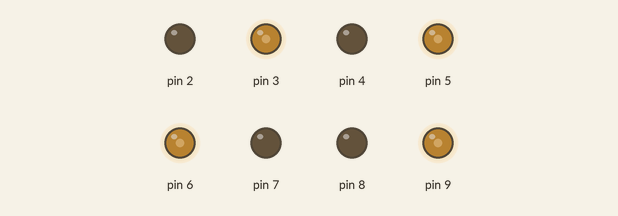
The sketch below on a simulated Arduino Uno, built with avr-gcc and run on an emulated ATmega328P. Shown: output pins drawn as LEDs (lit = HIGH).

Above: at 0.05 s.
At 1.5 s:
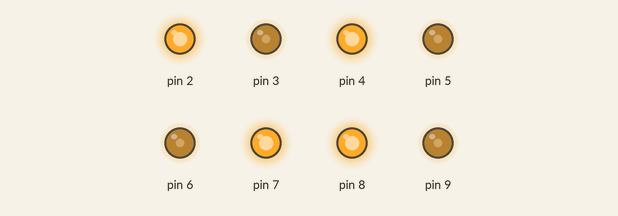
At 2.95 s:
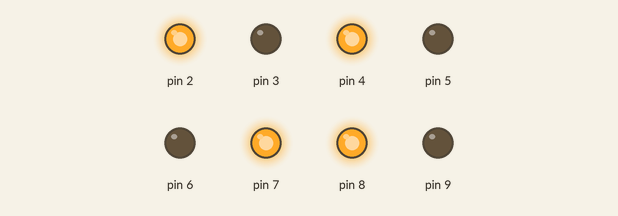
Timing chart, 0 to 6.9 s (numbered marks = the images above):
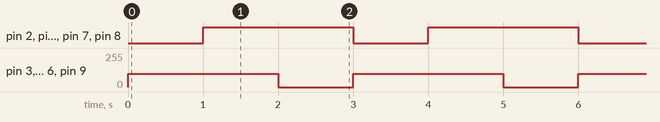

The sketch:

main.ino
```cpp
/*抽象クラス*/
class Motor {
  public:
    virtual void Run() = 0;
    virtual void Stop() = 0;
    virtual void Brake() = 0;
    virtual int Speed(int) = 0;
    virtual bool Reverse(bool) = 0;
};

/*モータードライバMD30C用クラス*/
class MD30C : public Motor {
  private:
    int pwm_pin;
    int dir_pin;
    int pwm_val;
    bool dir_flag;
    bool run_flag;
  public:
    MD30C(int, int);
    MD30C(int, int, bool);
    ~MD30C();
  public:
    void Run();
    void Stop();
    void Brake();
    int Speed(int);
    bool Reverse(bool);
};

/*コンストラクタ*/
MD30C::MD30C(int dir, int pwm) {
  pwm_pin = pwm;
  dir_pin = dir;
  pinMode(dir_pin, OUTPUT);
  Stop();
}
MD30C::MD30C(int dir, int pwm, bool flag) {
  pwm_pin = pwm;
  dir_pin = dir;
  pinMode(dir_pin, OUTPUT);
  Stop();
  Reverse(flag);
}

/*デストラクタ*/
//Arduinoの入出力ピンは何も設定しなければ入力が標準
MD30C::~MD30C() {
  pinMode(dir_pin, INPUT);
}

/*回転開始のメンバ関数*/
void MD30C::Run() {
  if (pwm_val > 0) {
    digitalWrite(dir_pin, dir_flag);
  } else if (pwm_val < 0) {
    digitalWrite(dir_pin, !dir_flag);
  }
  analogWrite(pwm_pin, abs(pwm_val));
  run_flag = true;
}

/*回転停止のメンバ関数*/
void MD30C::Stop() {
  analogWrite(pwm_pin, 0);
  run_flag = false;
}

/*ブレーキのメンバ関数*/
//このモータードライバにはブレーキモードはついてないのでStopで実装
void MD30C::Brake() {
  Stop();
}

/*出力変更のメンバ関数*/
//-255～255の範囲で設定
int MD30C::Speed(int val) {
  if (val > 255) val = 255;
  if (val < -255) val = -255;
  int old = pwm_val;
  pwm_val = val;
  if (run_flag) Run();
  return old;
}

/*回転方向変更のメンバ関数*/
bool MD30C::Reverse(bool flag) {
  bool old = dir_flag;
  dir_flag = flag;
  if (run_flag) Run();
  return old;
}

/*X配置のオムニクラス*/
class OmuniX {
  private:
    Motor* front_right;
    Motor* front_left;
    Motor* back_right;
    Motor* back_left;
  public:
    OmuniX(Motor*, Motor*, Motor*, Motor*);
    ~OmuniX();
  public:
    void Run();
    void Stop();
    void Brake();
    void Speed(int, int, int);
};

/*コンストラクタ*/
OmuniX::OmuniX(Motor* fr, Motor* fl, Motor* br, Motor* bl) {
  front_right = fr;
  front_left = fl;
  back_right = br;
  back_left = bl;
}

/*デストラクタ*/
OmuniX::~OmuniX() {
  delete front_right;
  delete front_left;
  delete back_right;
  delete back_left;
}

/*モータ起動*/
void OmuniX::Run() {
  front_right->Run();
  front_left->Run();
  back_right->Run();
  back_left->Run();
}

/*モータ停止*/
void OmuniX::Stop() {
  front_right->Stop();
  front_left->Stop();
  back_right->Stop();
  back_left->Stop();
}

/*ブレーキ*/
void OmuniX::Brake() {
  front_right->Brake();
  front_left->Brake();
  back_right->Brake();
  back_left->Brake();
}

/*オムニホイールの速度*/
//モーターの正転方向が次のようになっているものとする
//　↙　　↖
//　　○
//　↘　　↗

//x 左右
//y 前後
//w 回転

void OmuniX::Speed(int x, int y, int w) {
  front_right->Speed(int(-2.8 * (float)x + 2.8 * (float)y + (float)w));
  front_left->Speed(int(-2.8 * (float)x - 2.8 * (float)y + (float)w));
  back_right->Speed(int(2.8 * (float)x + 2.8 * (float)y + (float)w));
  back_left->Speed(int(2.8 * (float)x - 2.8 * (float)y + (float)w));
}

/*使い方*/
//MD30C(【DIRピン】, 【PWMピン】);
//MD30C(【DIRピン】, 【PWMピン】,【逆回転フラグ】);
OmuniX robot(new MD30C(2, 3), new MD30C(4, 5), new MD30C(7, 6), new MD30C(8, 9));

void setup() {
  //停止
  robot.Stop();
}

void loop() {
  //起動
  robot.Run();
  //反時計回り
  robot.Speed(0, 0, 100);
  delay(1000);
  //時計回り
  robot.Speed(0, 0, -100);
  delay(1000);
  //停止
  robot.Stop();
  delay(1000);
}
```

Measured:
- by itself, pin 2, pin 4, pin 7, pin 8: alternates HIGH for 2.0 s and LOW for 1.0 s
- by itself, pin 3, pin 5, pin 6, pin 9: alternates 100/255 for 2.0 s and 0/255 for 1.0 s
